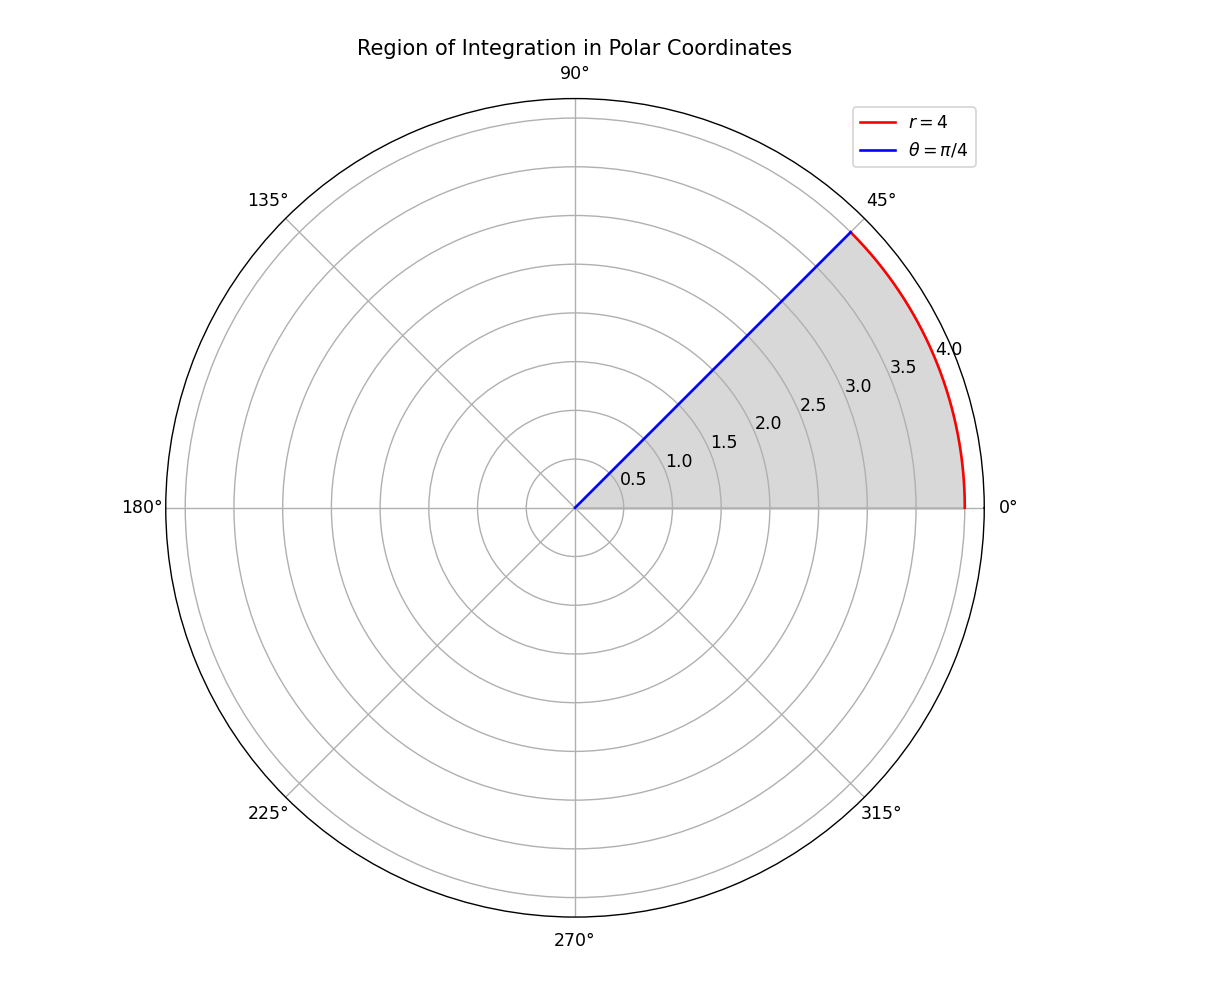

Recreate this plot in Python.
import numpy as np
import matplotlib.pyplot as plt

# Define the bounds in polar coordinates
theta = np.linspace(0, np.pi/4, 400)
r = np.linspace(0, 4, 400)
theta_grid, r_grid = np.meshgrid(theta, r)
x = r_grid * np.cos(theta_grid)
y = r_grid * np.sin(theta_grid)

# Plot the region in Polar coordinates
fig, ax = plt.subplots(subplot_kw={'projection': 'polar'}, figsize=(8, 8))
ax.plot(theta, 4 * np.ones_like(theta), 'r', label=r'$r = 4$')
ax.plot(np.pi/4 * np.ones_like(r), r, 'b', label=r'$\theta = \pi/4$')
ax.fill_between(theta, 0, 4, color='gray', alpha=0.3)
ax.set_title('Region of Integration in Polar Coordinates')
ax.legend()
plt.show()
